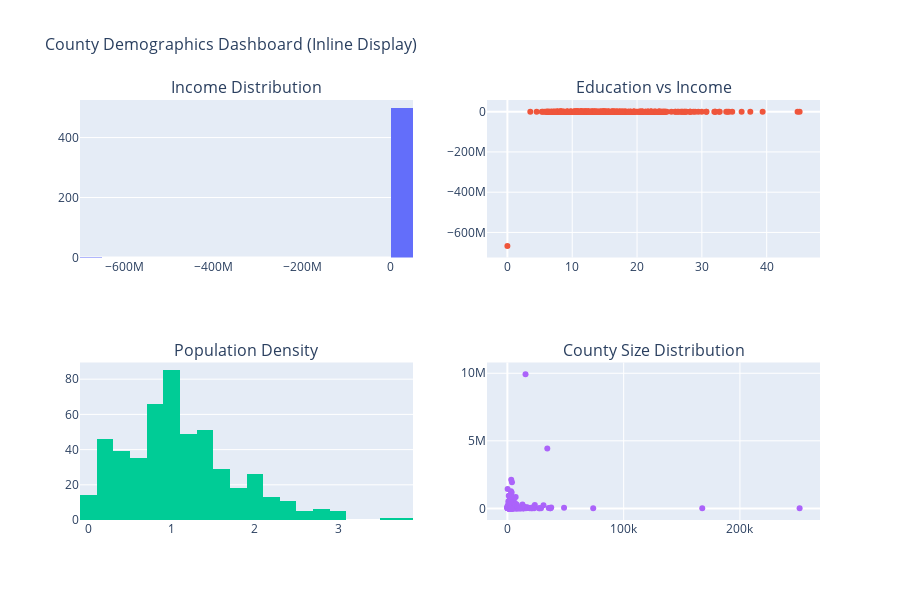

Notebook source saved alongside this figure:
### Code cell
# Part 5: Simple Inline Dashboard (Addressing HTML Display Issue)
if counties_with_data is not None:
    print("📊 CREATING SIMPLE INLINE DASHBOARD")
    print("="*50)
    
    try:
        import plotly.graph_objects as go
        from plotly.subplots import make_subplots
        
        # Create a simple 2x2 dashboard
        fig = make_subplots(
            rows=2, cols=2,
            subplot_titles=('Income Distribution', 'Education vs Income', 
                          'Population Density', 'County Size Distribution'),
            specs=[[{"type": "histogram"}, {"type": "scatter"}],
                   [{"type": "histogram"}, {"type": "scatter"}]]
        )
        
        # Sample data for performance
        sample_data = counties_with_data.sample(min(500, len(counties_with_data)), random_state=42)
        
        # 1. Income histogram
        fig.add_trace(
            go.Histogram(x=sample_data['median_household_income'], 
                        name='Income Distribution',
                        nbinsx=30),
            row=1, col=1
        )
        
        # 2. Education vs Income scatter
        fig.add_trace(
            go.Scatter(x=sample_data['pct_bachelors_plus'], 
                      y=sample_data['median_household_income'],
                      mode='markers',
                      name='Education vs Income',
                      text=sample_data['NAME'],
                      hovertemplate='%{text}<br>Education: %{x:.1f}%<br>Income: $%{y:,.0f}<extra></extra>'),
            row=1, col=2
        )
        
        # 3. Population density histogram
        fig.add_trace(
            go.Histogram(x=sample_data['log_pop_density'], 
                        name='Population Density (Log)',
                        nbinsx=30),
            row=2, col=1
        )
        
        # 4. Area vs Population scatter
        fig.add_trace(
            go.Scatter(x=sample_data['area_sq_km'], 
                      y=sample_data['total_population'],
                      mode='markers',
                      name='Area vs Population',
                      text=sample_data['NAME'],
                      hovertemplate='%{text}<br>Area: %{x:.0f} km²<br>Population: %{y:,.0f}<extra></extra>'),
            row=2, col=2
        )
        
        # Update layout
        fig.update_layout(
            title_text="County Demographics Dashboard (Inline Display)",
            title_font_size=16,
            height=600,
            showlegend=False
        )
        
        # Display inline (instead of saving to HTML)
        fig.show()
        
        print("✅ Interactive dashboard displayed inline above")
        print("📈 This dashboard renders directly in the notebook")
        print("🔧 No external HTML file needed for viewing")
        
    except ImportError:
        print("⚠️ Plotly not available for inline dashboard")
    except Exception as e:
        print(f"⚠️ Dashboard creation failed: {e}")

else:
    print("❌ Cannot create dashboard: County data not available")

### Figure 1 — Plotly figure (JSON) as saved in the notebook; plotly's stock layout.template omitted (floating-point values rounded to 4 significant figures; data arrays with more than 128 entries replaced by an {"elided": "..."} marker saying what was removed)
{"data": [{"name": "Income Distribution", "nbinsx": 30, "type": "histogram", "x": {"elided": "500 int values"}, "xaxis": "x", "yaxis": "y"}, {"hovertemplate": "%{text}<br>Education: %{x:.1f}%<br>Income: $%{y:,.0f}<extra></extra>", "mode": "markers", "name": "Education vs Income", "text": {"elided": "500 str values"}, "type": "scatter", "x": {"elided": "500 float values"}, "xaxis": "x2", "y": {"elided": "500 int values"}, "yaxis": "y2"}, {"name": "Population Density (Log)", "nbinsx": 30, "type": "histogram", "x": {"elided": "500 float values"}, "xaxis": "x3", "yaxis": "y3"}, {"hovertemplate": "%{text}<br>Area: %{x:.0f} km²<br>Population: %{y:,.0f}<extra></extra>", "mode": "markers", "name": "Area vs Population", "text": {"elided": "500 str values"}, "type": "scatter", "x": {"elided": "500 float values"}, "xaxis": "x4", "y": {"elided": "500 int values"}, "yaxis": "y4"}], "layout": {"annotations": [{"font": {"size": 16}, "showarrow": false, "text": "Income Distribution", "x": 0.225, "xanchor": "center", "xref": "paper", "y": 1, "yanchor": "bottom", "yref": "paper"}, {"font": {"size": 16}, "showarrow": false, "text": "Education vs Income", "x": 0.775, "xanchor": "center", "xref": "paper", "y": 1, "yanchor": "bottom", "yref": "paper"}, {"font": {"size": 16}, "showarrow": false, "text": "Population Density", "x": 0.225, "xanchor": "center", "xref": "paper", "y": 0.375, "yanchor": "bottom", "yref": "paper"}, {"font": {"size": 16}, "showarrow": false, "text": "County Size Distribution", "x": 0.775, "xanchor": "center", "xref": "paper", "y": 0.375, "yanchor": "bottom", "yref": "paper"}], "height": 600, "showlegend": false, "title": {"font": {"size": 16}, "text": "County Demographics Dashboard (Inline Display)"}, "xaxis": {"anchor": "y", "domain": [0, 0.45]}, "xaxis2": {"anchor": "y2", "domain": [0.55, 1]}, "xaxis3": {"anchor": "y3", "domain": [0, 0.45]}, "xaxis4": {"anchor": "y4", "domain": [0.55, 1]}, "yaxis": {"anchor": "x", "domain": [0.625, 1]}, "yaxis2": {"anchor": "x2", "domain": [0.625, 1]}, "yaxis3": {"anchor": "x3", "domain": [0, 0.375]}, "yaxis4": {"anchor": "x4", "domain": [0, 0.375]}}}
